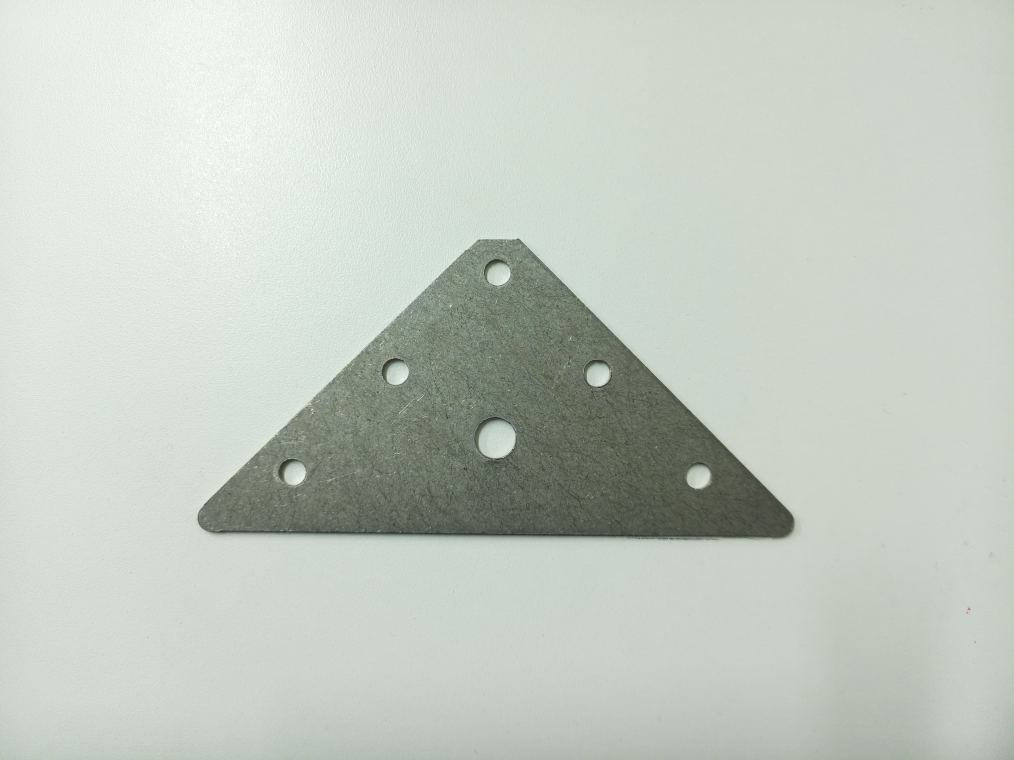
#> input picture ControlNet/my_inpaint/normal_triangle.jpg, 4056 x 3040 px, found by its file name (shown at 1/4 size)
$ python masked_image.py
#> lines starting #> are read from the running program, lines starting #| are printed output that depends on the picture; after the words box and inside, x2 and y2 are one past the last pixel; in counts of white or black regions, pixels touching at a corner belong together
from PIL import Image
import numpy as np

# Load images
normal = Image.open("/home/tavakoln/ControlNet/my_inpaint/normal_triangle.jpg").resize((512, 512)).convert("RGB")
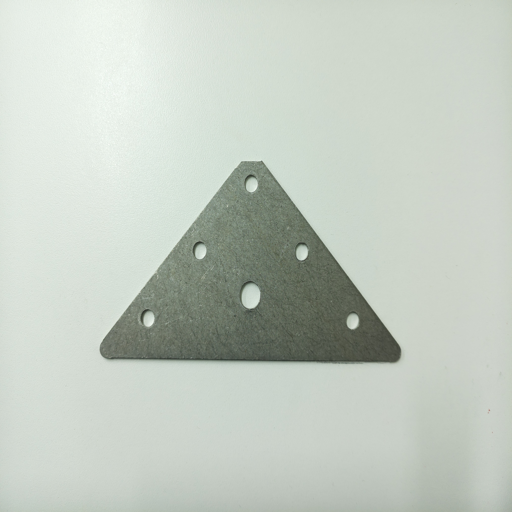
#> normal: PIL image 512x512 RGB; mean R, G, B 195.5, 203.7, 194.1
mask = Image.open("/home/tavakoln/ControlNet/my_inpaint/mask_triangle.png").resize((512, 512)).convert("L")
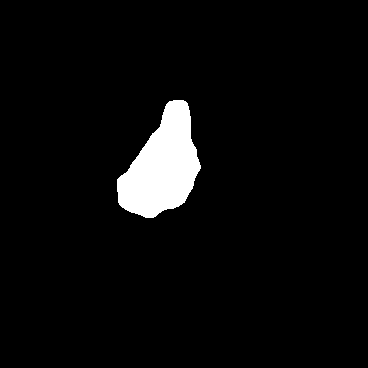
#> input picture ControlNet/my_inpaint/mask_triangle.png, 368 x 368 px, found by its file name

# Convert to numpy
normal_np = np.array(normal)
mask_np = np.array(mask)

# White out the masked region
normal_np[mask_np > 128] = [255, 255, 255]  # or [127, 127, 127] for gray
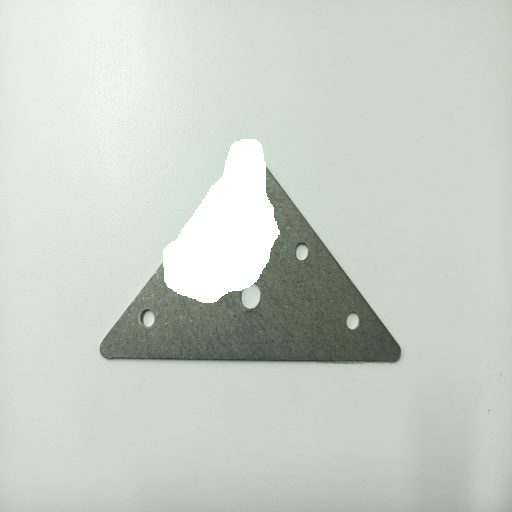
#> normal_np: shape (512, 512, 3); 4.41% of pixels changed, all inside (x1, y1, x2, y2) = (163, 139, 280, 303)

# Save
Image.fromarray(normal_np).save("/home/tavakoln/ControlNet/my_inpaint/new_masked_triangle.png")
